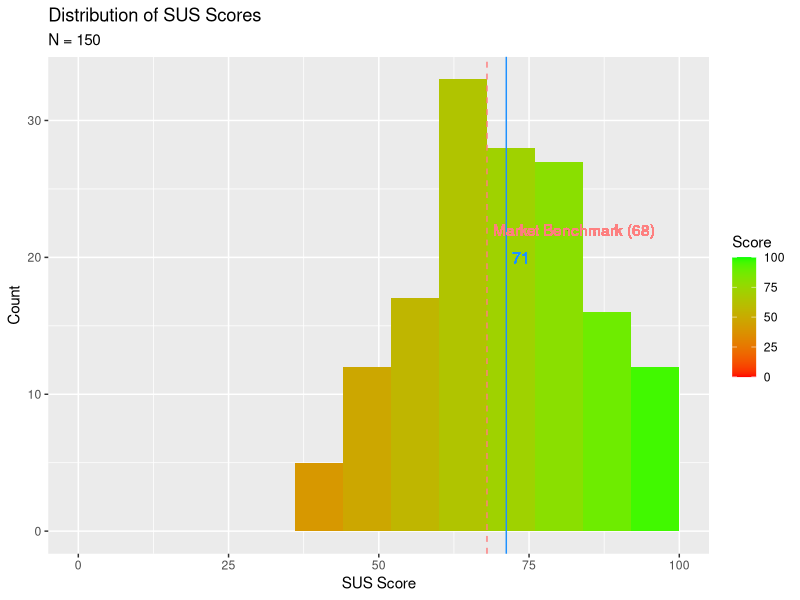
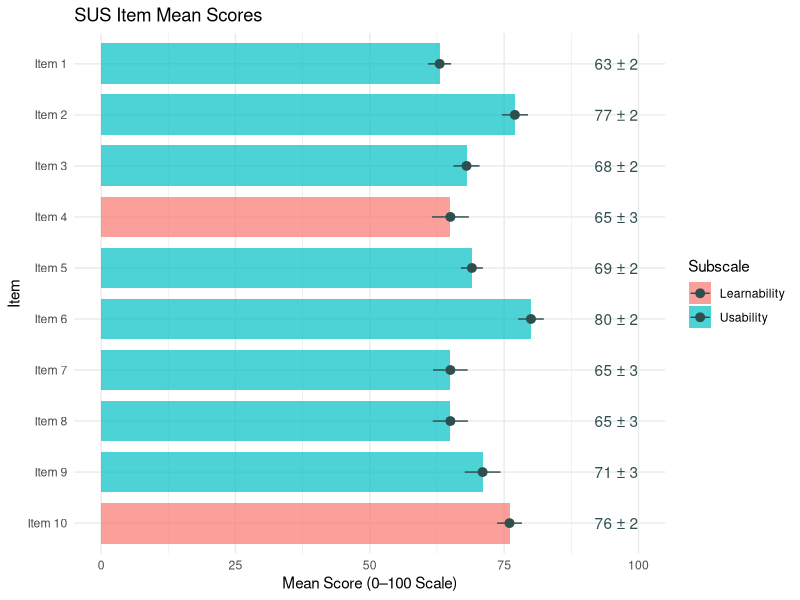
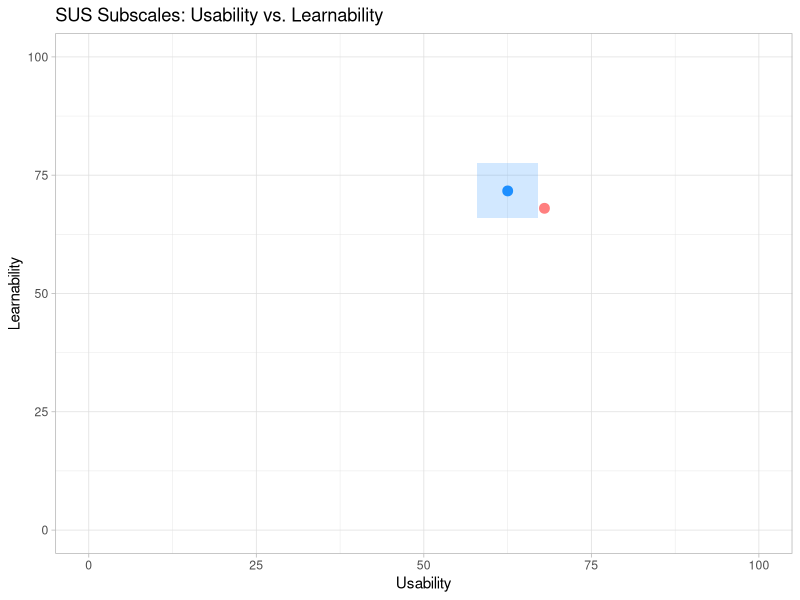
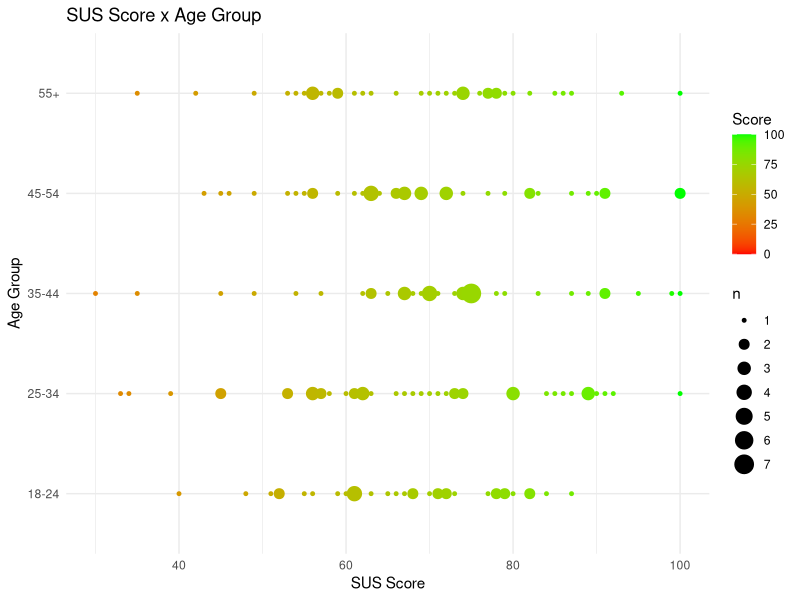
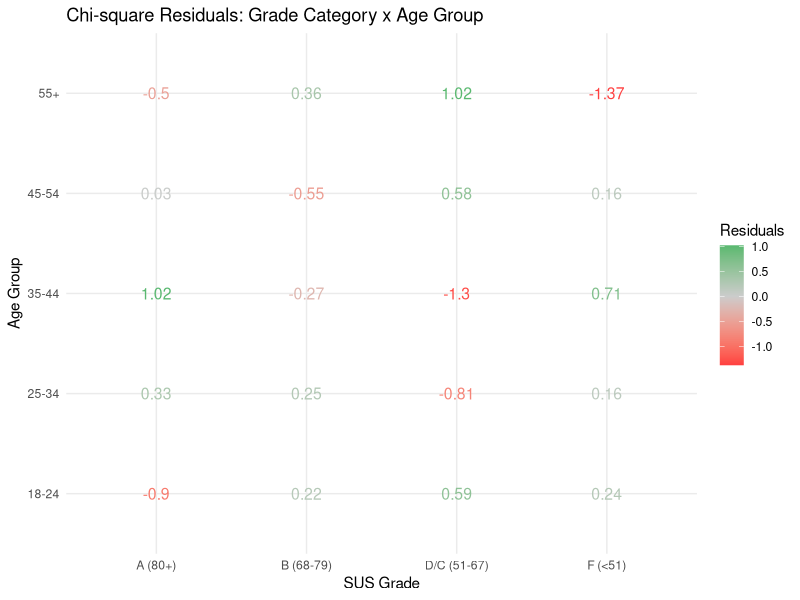
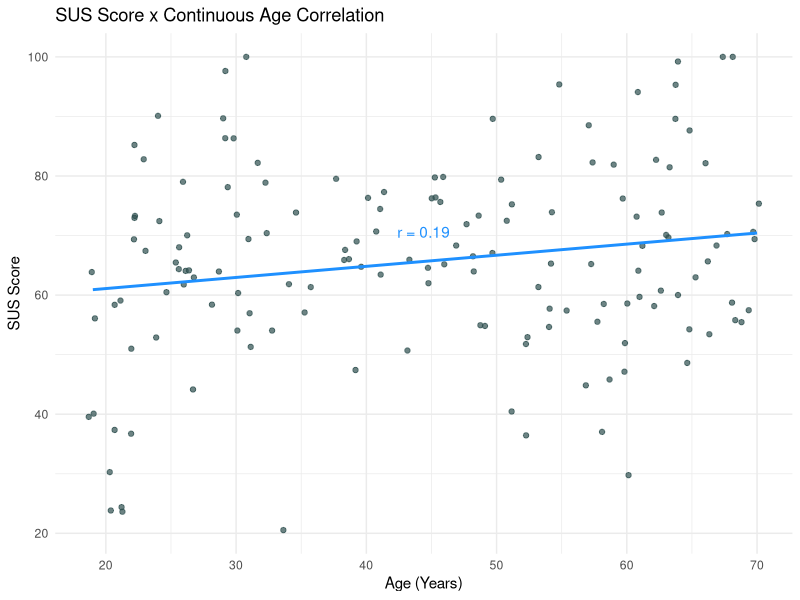

These charts were generated, in order, by the following R code:
## ---- chunk 1
library(ggplot2)
## ---- chunk 2
# Visual 1 DF: simulated overall SUS score per participant
set.seed(101)
df_vis1 <- data.frame(
  score = pmin(100, pmax(0, round(rnorm(150, mean = 72, sd = 15))))
)

ggplot(df_vis1, aes(x = score)) +
  geom_histogram(aes(fill = after_stat(x)), binwidth = 8) +
  coord_cartesian(xlim = c(0, 100)) +
  scale_fill_gradient(name = "Score", low = "red", high = "green", limits = c(0, 100)) +
  geom_vline(xintercept = mean(df_vis1$score), colour = "DodgerBlue") +
  geom_text(x = mean(df_vis1$score) + 1, y = 20, label = round(mean(df_vis1$score)), colour = "DodgerBlue", hjust = 0) +
  geom_vline(xintercept = 68, linetype = "dashed", colour = "#FF7F7F") +
  geom_text(x = 69, y = 22, label = "Market Benchmark (68)", colour = "#FF7F7F", hjust = 0) +
  labs(title = "Distribution of SUS Scores", subtitle = paste0("N = ", nrow(df_vis1)), x = "SUS Score", y = "Count")
## ---- chunk 3
# Visual 2 DF: simulated mean score and 95% CI per SUS item
set.seed(202)
n_participants <- 100
item_mean <- round(runif(10, 60, 85))
item_sd <- runif(10, 10, 20)
item_se <- item_sd / sqrt(n_participants)

df_vis2 <- data.frame(
  Item = factor(paste("Item", 1:10), levels = paste("Item", 10:1)),
  Mean = item_mean,
  CI_low = item_mean - qt(0.975, n_participants - 1) * item_se,
  CI_high = item_mean + qt(0.975, n_participants - 1) * item_se
)
df_vis2$Subscale <- ifelse(df_vis2$Item %in% paste("Item", c(4, 10)), "Learnability", "Usability")

ggplot(df_vis2, aes(x = Mean, y = Item, fill = Subscale)) +
  geom_col(alpha = 0.7, width = 0.8) +
  geom_pointrange(aes(xmin = CI_low, xmax = CI_high), colour = "darkslategray") +
  geom_text(aes(x = 100, label = paste(round(Mean), "±", round(CI_high - Mean))), hjust = 1, colour = "darkslategray") +
  coord_cartesian(xlim = c(0, 100)) +
  theme_minimal() +
  labs(title = "SUS Item Mean Scores", x = "Mean Score (0–100 Scale)", y = "Item")
## ---- chunk 4
# Visual 3 DF: simulated usability vs. learnability subscale aggregates
set.seed(303)
df_vis3 <- data.frame(
  u_mean = rnorm(1, mean = 65, sd = 5),
  l_mean = rnorm(1, mean = 70, sd = 6),
  u_se = runif(1, 1, 3),
  l_se = runif(1, 1, 3)
)

ggplot() +
  coord_cartesian(xlim = c(0, 100), ylim = c(0, 100)) +
  geom_point(aes(x = df_vis3$u_mean, y = df_vis3$l_mean), colour = "DodgerBlue", size = 3) +
  geom_rect(aes(
    xmin = df_vis3$u_mean - 1.96 * df_vis3$u_se, xmax = df_vis3$u_mean + 1.96 * df_vis3$u_se,
    ymin = df_vis3$l_mean - 1.96 * df_vis3$l_se, ymax = df_vis3$l_mean + 1.96 * df_vis3$l_se
  ), fill = "DodgerBlue", alpha = 0.2) +
  geom_point(aes(x = 68, y = 68), colour = "#FF7F7F", size = 3) +
  theme_light() +
  labs(title = "SUS Subscales: Usability vs. Learnability", x = "Usability", y = "Learnability")
## ---- chunk 5
# Visual 4 DF: simulated score paired with age group
set.seed(404)
df_vis4 <- data.frame(
  age_group = sample(c("18-24", "25-34", "35-44", "45-54", "55+"), 200, replace = TRUE),
  score = pmin(100, pmax(0, round(rnorm(200, mean = 70, sd = 15))))
)

ggplot(df_vis4, aes(x = score, y = age_group, color = score)) +
  geom_count() +
  scale_color_gradient(name = "Score", low = "red", high = "green", limits = c(0, 100)) +
  theme_minimal() +
  labs(title = "SUS Score x Age Group", x = "SUS Score", y = "Age Group")
## ---- chunk 6
# Visual 5 DF: simulated contingency residuals between SUS grade category and age group
set.seed(505)
grade <- sample(
  c("F (<51)", "D/C (51-67)", "B (68-79)", "A (80+)"),
  200, replace = TRUE, prob = c(0.10, 0.25, 0.35, 0.30)
)
age_group <- sample(c("18-24", "25-34", "35-44", "45-54", "55+"), 200, replace = TRUE)

df_vis5 <- as.data.frame(chisq.test(grade, age_group)$residuals)
names(df_vis5) <- c("Grade", "AgeGroup", "Residuals")

ggplot(df_vis5, aes(x = Grade, y = AgeGroup, color = Residuals)) +
  scale_color_gradient2(low = "#FF4040", mid = "grey80", high = "#00B050", midpoint = 0) +
  geom_text(aes(label = round(Residuals, 2)), size = 4) +
  theme_minimal() +
  labs(title = "Chi-square Residuals: Grade Category x Age Group", x = "SUS Grade", y = "Age Group")
## ---- chunk 7
# Visual 6 DF: simulated numeric age vs overall SUS score
set.seed(606)
age <- round(runif(150, 18, 70))
score <- pmin(100, pmax(0, 50 + 0.3 * age + rnorm(150, mean = 0, sd = 15)))
df_vis6 <- data.frame(age = age, score = score)

r_val <- round(cor(df_vis6$age, df_vis6$score), 2)

ggplot(df_vis6, aes(x = age, y = score)) +
  geom_jitter(color = "darkslategray", alpha = 0.7) +
  geom_smooth(method = "lm", formula = y ~ x, se = FALSE, colour = "DodgerBlue") +
  annotate("text", x = mean(df_vis6$age), y = mean(df_vis6$score) + 5, label = paste("r =", r_val), colour = "DodgerBlue") +
  theme_minimal() +
  labs(title = "SUS Score x Continuous Age Correlation", x = "Age (Years)", y = "SUS Score")
